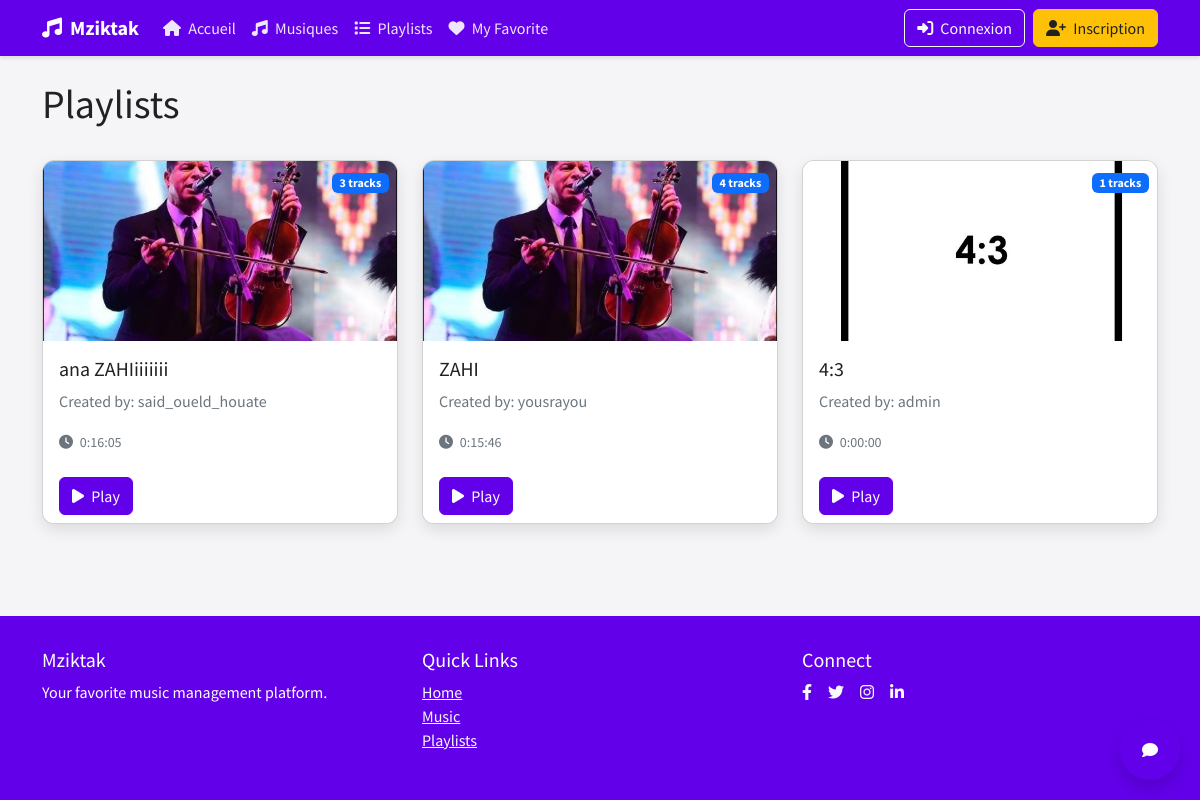
/playlists/, run on the app's committed database.
### music_app/models.py (models this page shows, shortened)
class Playlist(models.Model):
    name = models.CharField(max_length=100)
    creator = models.ForeignKey(settings.AUTH_USER_MODEL, on_delete=models.CASCADE)
    music = models.ManyToManyField(Music, related_name='playlists')
    total_duration = models.DurationField(null=True, blank=True)
    created_at = models.DateTimeField(auto_now_add=True)
    class Meta:
        ordering = ['-created_at']

class Music(models.Model):
    GENRE_CHOICES = [
        ('pop', 'Pop'),
        ('rock', 'Rock'),
        ('jazz', 'Jazz'),
        ('classical', 'Classical'),
        ('hip_hop', 'Hip Hop'),
        ('electronic', 'Electronic'),
        ('country', 'Country'),
        ('r_and_b', 'R&B'),
        ('indie', 'Indie'),
        ('chaabi','chaabi'),
        ('other', 'Other'),
    ]
    title = models.CharField(max_length=100)
    artist = models.ForeignKey('users.Artist', on_delete=models.CASCADE, related_name='music')
    genre = models.CharField(max_length=20, choices=GENRE_CHOICES, default='other')
    duration = models.DurationField(null=True, blank=True)
    release_date = models.DateField()
    audio_file = models.FileField(upload_to='music/')
    cover_image = models.ImageField(upload_to='covers/', default='covers/default.jpg')
    created_at = models.DateTimeField(auto_now_add=True)
    class Meta:
        verbose_name_plural = 'Music'
        ordering = ['-release_date']

### users/models.py (models this page shows, shortened)
class CustomUser(AbstractUser):
    REGULAR_USER = 'regular'
    ARTIST = 'artist'
    ADMIN = 'admin'
    USER_TYPE_CHOICES = [
        (REGULAR_USER, 'Regular User'),
        (ARTIST, 'Artist'),
        (ADMIN, 'Administrator'),
    ]
    user_type = models.CharField(
        max_length=10,
        choices=USER_TYPE_CHOICES,
        default=REGULAR_USER
    )
    profile_image = models.ImageField(
        upload_to='profile_images/',
        default='profile_images/default.png'
    )

### music_app/views.py (the view)
# urls.py: path('playlists/', views.playlist_list, name='playlist_list'),
def playlist_list(request):
    if request.user.is_authenticated:
        playlists = Playlist.objects.filter(creator=request.user)
    else:
        playlists = Playlist.objects.all()[:5]
    return render(request, 'music_app/playlist_list.html', {'playlists': playlists})

### music_app/context_processors.py (called while the page is built)
def favorite_count(request):
    if request.user.is_authenticated:
        count = UserMusicPreference.objects.filter(
            user=request.user,
            favorite=True
        ).count()
        return {'favorite_count': count}
    return {'favorite_count': 0}

### templates/music_app/playlist_list.html (shortened to what this page needs)
{% extends 'base.html' %}
{% block content %}
<div class="container">
    <div class="d-flex justify-content-between align-items-center mb-4">
        <h1>Playlists</h1>
    </div>
    <div class="row row-cols-1 row-cols-md-2 row-cols-lg-3 g-4">
        {% for playlist in playlists %}
        <div class="col">
            <div class="card h-100">
                <div class="position-relative">
                    {% if playlist.music.first.cover_image %}
                    <img src="{{ playlist.music.first.cover_image.url }}" class="card-img-top" alt="{{ playlist.name }}" style="height: 180px; object-fit: cover;">
                    {% else %}
                    <img src="https://images.pexels.com/photos/3944091/pexels-photo-3944091.jpeg?auto=compress&cs=tinysrgb&w=1260&h=750&dpr=2" class="card-img-top" alt="{{ playlist.name }}" style="height: 180px; object-fit: cover;">
                    {% endif %}
                    <div class="position-absolute top-0 end-0 m-2">
                        <span class="badge bg-primary">{{ playlist.music.count }} tracks</span>
                    </div>
                </div>
                <div class="card-body">
                    <h5 class="card-title">{{ playlist.name }}</h5>
                    <p class="card-text text-muted">Created by: {{ playlist.creator.username }}</p>
                    <p class="card-text">
                        <small class="text-muted">
                            <i class="fas fa-clock me-1"></i> {{ playlist.total_duration }}
                        </small>
                    </p>
                </div>
                <div class="card-footer bg-white border-0 d-flex justify-content-between">
                    <a href="{% url 'playlist_detail' playlist.id %}" class="btn btn-primary">
                        <i class="fas fa-play me-1"></i> Play
                    </a>
                </div>
            </div>
        </div>
        {% endfor %}
    </div>
</div>
{% endblock %}

### templates/base.html (style rules this page uses)
:root { --primary: #6200EA; --primary-light: #9d46ff; --primary-dark: #0a00b6; --accent: #FFC107; --text-on-primary: #ffffff; --text-primary: #212121; --text-secondary: #757575; --success: #4CAF50; --warning: #FF9800; --error: #F44336; --background: #f5f5f7; }
body { font-family: 'Source Sans Pro', sans-serif; background-color: var(--background); color: var(--text-primary); min-height: 100vh; display: flex; flex-direction: column; }
.btn-primary { background-color: var(--primary); border-color: var(--primary); }
.card { border-radius: 12px; overflow: hidden; box-shadow: 0 6px 15px rgba(0,0,0,0.1); transition: transform 0.3s ease, box-shadow 0.3s ease; }
.slide-up { animation: slideUp 0.5s ease-out; }

### data on the page
Playlist: music.first.cover_image (picture), music.count "3", name "ana ZAHIiiiiiii", creator.username "said_oueld_houate", total_duration "0:16:05"
Playlist: music.first.cover_image (picture), music.count "4", name "ZAHI", creator.username "yousrayou", total_duration "0:15:46"
Playlist: music.first.cover_image (picture), music.count "1", name "4:3", creator.username "admin", total_duration "0:00:00"
